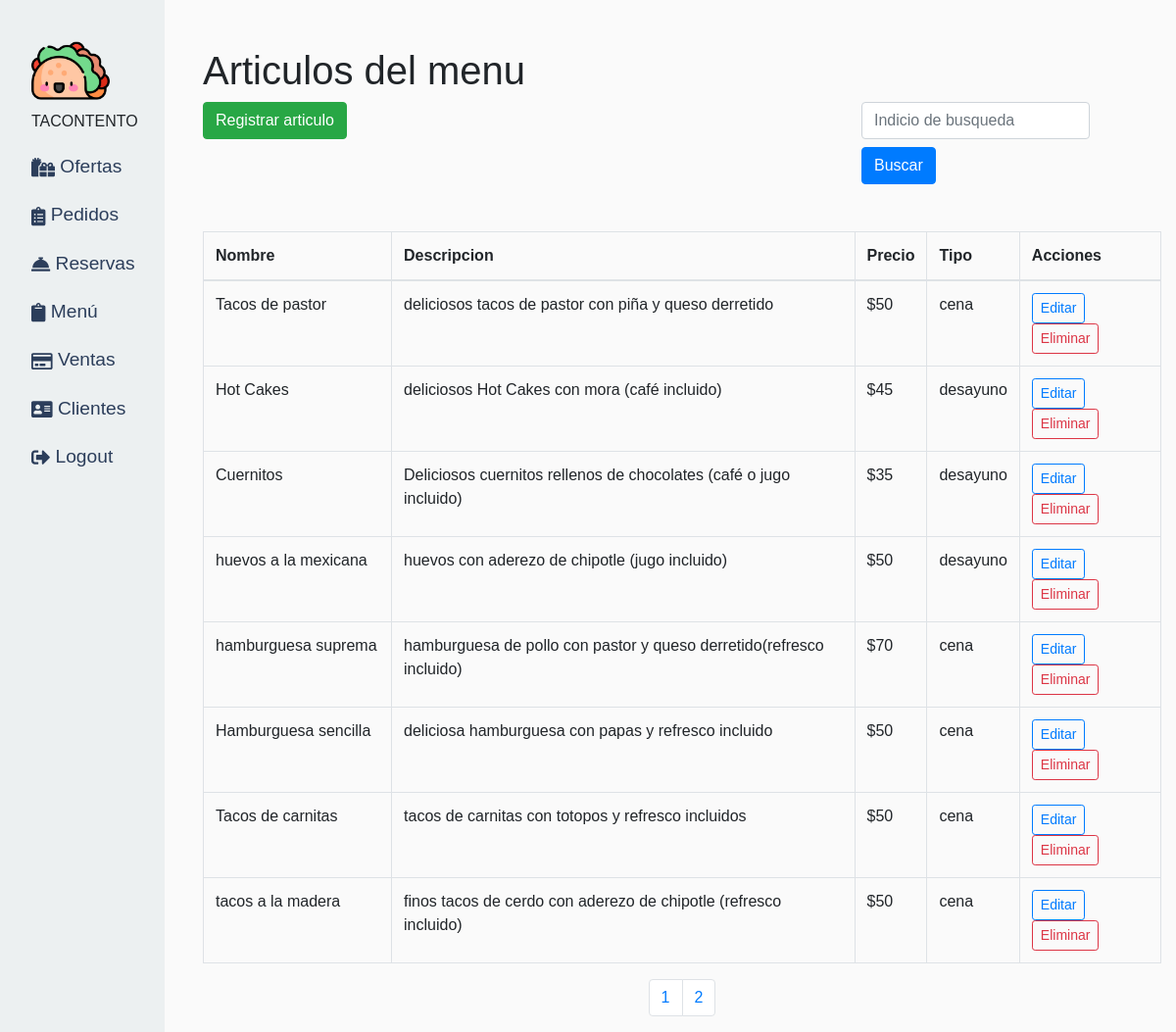
The page /index.php?page=articulo (signed in) on the database its author committed.
### tables this page shows
CREATE TABLE `articulos` (
  `id` int(11) NOT NULL,
  `nombre` varchar(50) NOT NULL DEFAULT '0',
  `descripcion` varchar(200) NOT NULL DEFAULT '0',
  `precio` int(11) NOT NULL DEFAULT 0,
  `tipo` varchar(50) NOT NULL DEFAULT '0',
  `img` varchar(50) NOT NULL DEFAULT '0'
);

### controller/ArticuloController.php (called while the page is built, shortened)
<?php
require_once 'model/Articulo.php';
class ArticuloController
{
    public function index()
    {
        $articulo = new Articulo;
        $startOfPaging = 0;
        $amountOfThePaging = 8;
        $search = "";
        $section = $articulo->paginationarticulo($search);
        $articulo = $articulo->indexarticulo($search, $startOfPaging, $amountOfThePaging);
        require_once('./views/articulos/index.php');
    }
}

### index.php (called while the page is built)
<?php
	require('routes/web.php');
?>

### model/ModeloBase.php (called while the page is built, shortened)
<?php
class ModeloBase extends DB {
    public function index($query) {
        $conexion = parent::conexion();
        try {
            return $consulta = $conexion->query($query)->fetchAll();
        } catch (PDOException $e){
        }
    }
    public function pagination($sql){
        $conexion = parent::conexion();
        try {
            $pdo = $conexion->prepare($sql);
            $pdo->execute();
            $number_of_rows = $pdo->fetchColumn();
            if($number_of_rows){
                return $number_of_rows;
            }else{
                false;
            }
            } catch (PDOException $e) {
            } catch (Exception $e) {
        }
    }
}

### model/Articulo.php (called while the page is built, shortened)
<?php
require_once 'ModeloBase.php';
class Articulo extends ModeloBase {
    public function indexarticulo($search,$startOfPaging,$amountOfThePaging) {
        $db = new ModeloBase();
        if(empty($search)){
            $sql = "SELECT * FROM articulos LIMIT $startOfPaging,$amountOfThePaging";
        }else{
            $sql = "SELECT * FROM articulos WHERE nombre LIKE  '$search%' LIMIT $startOfPaging,$amountOfThePaging";
        }
        return  $db->index($sql);
    }
    public function paginationarticulo($search){
        $db = new ModeloBase();
        $sql = "SELECT COUNT(id) FROM articulos";
        $number_of_rows = $db->pagination($sql);
        $section = ceil($number_of_rows / 8);
        return $section;
    }
}
?>

### views/articulos/index.php (the view, shortened to what this page needs)
<?php
require_once 'views/admin/header.php';
?>
<div class="container">
  <h1>Articulos del menu</h1>
  <div class="row">
    <div class="col-8">
      <a href="index.php?page=createarticulo" class="btn btn-success pull-rigth ">Registrar articulo</a>
    </div>
    <div class="ml-auto col-4 ">
      <form method="GET" action="index.php" autocomplete="off">
        <label for="search">
          <input class="form-control" type="text" name="search" placeholder="Indicio de busqueda">
        </label>
        <button  class="btn btn-primary" type="submit" name="page" value="articulo" >Buscar </button>
      </form>
    </div>
  </div>
  <br><br>
  <table class="table table-bordered">
    <thead>
      <tr>
        <th width="20%">Nombre</th>
        <th width="50%">Descripcion</th>
        <th width="7%">Precio</th>
        <th width="8%">Tipo</th>
        <th width="15%">Acciones</th>
      </tr>
    </thead>
    <tbody>
      <?php if (!empty($articulo)) : ?>
        <?php foreach ($articulo as $u) : ?>
          <tr>
            <td><?php echo $u['nombre'] ?></td>
            <td><?php echo $u['descripcion'] ?></td>
            <td> $<?php echo $u['precio'] ?> </td>
            <td> <?php echo $u['tipo'] ?> </td>
            <td>
              <a href="index.php?page=editarticulo&id=<?php echo $u['id'] ?>" class='btn btn-outline-primary btn-sm'>Editar</a>
              <button type="button" class=" btn btn-outline-danger btn-sm" data-toggle="modal" data-target="#modal<?php echo $u['id'] ?>">
                Eliminar
              </button>
            </td>
          </tr>
        <?php endforeach; ?>
      <?php endif; ?>
    </tbody>
  </table>
  <nav aria-label="Page navigation example">
    <ul class="pagination justify-content-center">
      <?php for ($i = 1; $i <= $section; $i++) :  ?>
        <li class="page-item">
          <a class="page-link" href="index.php?page=articulo&search=<?php echo $search ?>&p=<?php echo $i ?>">
            <?php echo $i ?>
          </a>
        </li>
      <?php endfor;  ?>
    </ul>
  </nav>
</div>
<?php
require_once 'views/admin/footer.php';
?>

### public/common/admin.css (style rules this page uses)
body { font-family: 'Poppins', sans-serif; background: #fafafa; }

### rows shown on the page
articulos: nombre "Tacos de pastor", descripcion "deliciosos tacos de pastor con piña y queso derretido", precio "50", tipo "cena"
articulos: nombre "Hot Cakes", descripcion "deliciosos Hot Cakes con mora (café incluido)", precio "45", tipo "desayuno"
articulos: nombre "Cuernitos", descripcion "Deliciosos cuernitos rellenos de chocolates (café o jugo incluido)", precio "35", tipo "desayuno"
articulos: nombre "huevos a la mexicana", descripcion "huevos con aderezo de chipotle (jugo incluido)", precio "50", tipo "desayuno"
articulos: nombre "hamburguesa suprema", descripcion "hamburguesa de pollo con pastor y queso derretido(refresco incluido)", precio "70", tipo "cena"
articulos: nombre "Hamburguesa sencilla", descripcion "deliciosa hamburguesa con papas y refresco incluido", precio "50", tipo "cena"
articulos: nombre "Tacos de carnitas", descripcion "tacos de carnitas con totopos y refresco incluidos", precio "50", tipo "cena"
articulos: nombre "tacos a la madera", descripcion "finos tacos de cerdo con aderezo de chipotle (refresco incluido)", precio "50", tipo "cena"
